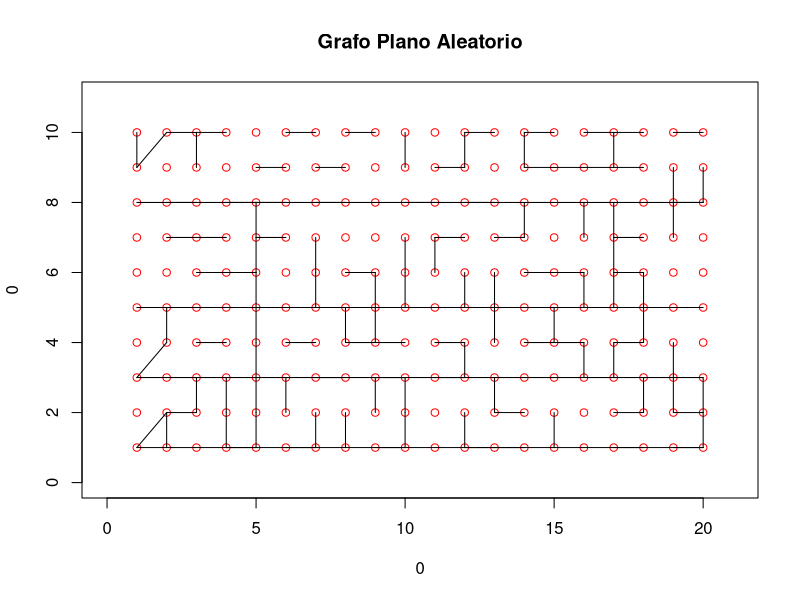

Reproduce this figure in R.
vertices <- (1:200)     # Grupo de vértices

x <- function(n)(n*0)
suma_aristas <- x(1:200)    # Cantidad de aristas por vértice

aristas <- list()    # Lista de aristas por vértice
# Llenar la lista de aristas con los vértices en 0; Los vértices están organizados en una matriz de 10x20
for (fila in 1:10){
    for (colum in 1:20){
        if (fila == 1 || fila == 10){
            if (colum == 1 || colum == 20){
                aristas[[length(aristas)+1]] <- c(0,0)
            }else{
                aristas[[length(aristas)+1]] <- c(0,0,0)
            }
        }else{
            if (colum == 1 || colum == 20){
                aristas[[length(aristas)+1]] <- c(0,0,0)
            }else{
                aristas[[length(aristas)+1]] <- c(0,0,0,0)
            } 
        }
    }
}

n_aristas_aleatorio <- sample(1:294,1)   # 294 ya que para un grafo plano |E| ≤ 3|V|-6

v_x <- vertices%%20+1
v_y <- c()
for (i in 1:10){
    for (j in 1:20){
        v_y <- c(v_y,i)
    }
}

ar_x0 <- c()
ar_y0 <- c()
ar_x1 <- c()
ar_y1 <- c()

lado_aleatorio <- function(ver)(
    if (ver == 1 || ver == 20 || ver == 181 || ver == 200){
        sample(1:2,1)
    }else{
        if ((ver > 1 && ver < 20) || (ver > 181 && ver < 200)){
            sample(1:3,1)
        }else{
            if ( ver%%20 == 0 || ver%%20 == 1){
                sample(1:3,1)
            }else{
                sample(1:4,1)
            }
        }
    }
)

for (n in 1:n_aristas_aleatorio){
    while (TRUE){
        ver <- sample(1:200,1)  # Vértice aleatorio al cual se le va a poner una arista
        lado <- lado_aleatorio(ver)
        
        if (aristas[[ver]][lado] == 0){
            ady <- c()
            if (ver < 200){
                ady <- c(ady,ver+1)
            }
            z <- 1
            if (ver > 1){
                ady <- c(ady,ver-1)
            }
            z <- 1
            if (ver < 181){
                ady <- c(ady,ver+20)
            }
            z <- 1
            if (ver > 20){
                ady <- c(ady,ver-20)
            }

            ady_org <- c() 
            for (v in 1:length(ady)){
                ady_org <- c(ady_org,min(ady))
                ady <- ady[!(ady == min(ady))]
            }

            aristas[[ver]][lado] <- ady_org[lado]
            
            ar_x0 <- c(ar_x0,v_x[ver])
            ar_y0 <- c(ar_y0,v_y[ver])

            ady2 <- c()
            if (ady_org[lado] < 200){
                ady2 <- c(ady2,ady_org[lado]+1)
            }
            z <- 1
            if (ady_org[lado] > 1){
                ady2 <- c(ady2,ady_org[lado]-1)
            }
            z <- 1
            if (ady_org[lado] < 181){
                ady2 <- c(ady2,ady_org[lado]+20)
            }
            z <- 1
            if (ady_org[lado] > 20){
                ady2 <- c(ady2,ady_org[lado]-20)
            }

            ady_org2 <- c() 
            for (v in 1:length(ady2)){
                ady_org2 <- c(ady_org2,min(ady2))
                ady2 <- ady2[!(ady2 == min(ady2))]
            }
            
            for (v in 1:length(ady_org2)){
                if(ady_org2[v] == ver){
                    aristas[[ady_org[lado]]][v] <- ver
                    ar_x1 <- c(ar_x1,v_x[ady_org[lado]])
                    ar_y1 <- c(ar_y1,v_y[ady_org[lado]])
                }
            }
            break
        }
    }
}

plot(0,0, col="white", xlim = c(0,21), ylim = c(0,11), main = "Grafo Plano Aleatorio")
points(v_x,v_y, col="red")
segments(ar_x0,ar_y0,ar_x1,ar_y1)
